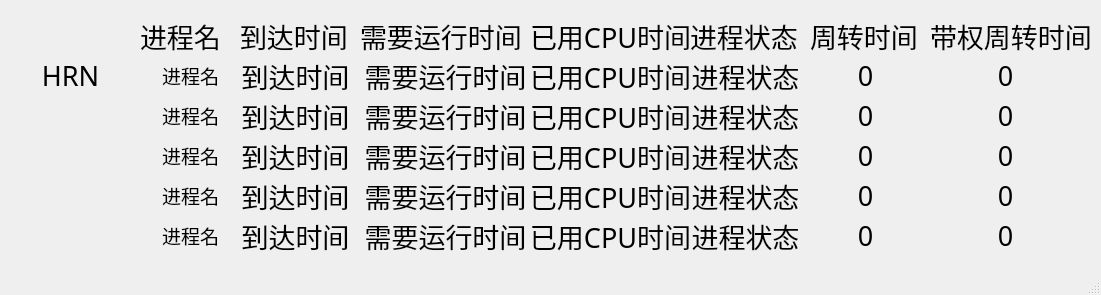
<?xml version="1.0" encoding="UTF-8"?>
<ui version="4.0">
 <class>osystemExperiment_2_2Class</class>
 <widget class="QMainWindow" name="osystemExperiment_2_2Class">
  <property name="geometry">
   <rect>
    <x>0</x>
    <y>0</y>
    <width>1101</width>
    <height>295</height>
   </rect>
  </property>
  <property name="windowTitle">
   <string>osystemExperiment_2_2</string>
  </property>
  <widget class="QWidget" name="centralWidget">
   <widget class="QLabel" name="label_2">
    <property name="geometry">
     <rect>
      <x>140</x>
      <y>20</y>
      <width>101</width>
      <height>31</height>
     </rect>
    </property>
    <property name="font">
     <font>
      <family>宋体</family>
      <pointsize>20</pointsize>
     </font>
    </property>
    <property name="text">
     <string>进程名</string>
    </property>
   </widget>
   <widget class="QLabel" name="label">
    <property name="geometry">
     <rect>
      <x>0</x>
      <y>40</y>
      <width>141</width>
      <height>71</height>
     </rect>
    </property>
    <property name="font">
     <font>
      <family>宋体</family>
      <pointsize>20</pointsize>
     </font>
    </property>
    <property name="text">
     <string>HRN</string>
    </property>
    <property name="alignment">
     <set>Qt::AlignCenter</set>
    </property>
   </widget>
   <widget class="QLabel" name="label_6">
    <property name="geometry">
     <rect>
      <x>690</x>
      <y>20</y>
      <width>111</width>
      <height>31</height>
     </rect>
    </property>
    <property name="font">
     <font>
      <family>宋体</family>
      <pointsize>20</pointsize>
     </font>
    </property>
    <property name="text">
     <string>进程状态</string>
    </property>
   </widget>
   <widget class="QLabel" name="label_workTime_1">
    <property name="geometry">
     <rect>
      <x>530</x>
      <y>60</y>
      <width>161</width>
      <height>31</height>
     </rect>
    </property>
    <property name="font">
     <font>
      <family>宋体</family>
      <pointsize>20</pointsize>
     </font>
    </property>
    <property name="layoutDirection">
     <enum>Qt::LeftToRight</enum>
    </property>
    <property name="text">
     <string>已用CPU时间</string>
    </property>
    <property name="alignment">
     <set>Qt::AlignCenter</set>
    </property>
   </widget>
   <widget class="QLabel" name="label_reachTime_1">
    <property name="geometry">
     <rect>
      <x>240</x>
      <y>60</y>
      <width>111</width>
      <height>31</height>
     </rect>
    </property>
    <property name="font">
     <font>
      <family>宋体</family>
      <pointsize>20</pointsize>
     </font>
    </property>
    <property name="layoutDirection">
     <enum>Qt::LeftToRight</enum>
    </property>
    <property name="text">
     <string>到达时间</string>
    </property>
    <property name="alignment">
     <set>Qt::AlignCenter</set>
    </property>
   </widget>
   <widget class="QLabel" name="label_3">
    <property name="geometry">
     <rect>
      <x>240</x>
      <y>20</y>
      <width>111</width>
      <height>31</height>
     </rect>
    </property>
    <property name="font">
     <font>
      <family>宋体</family>
      <pointsize>20</pointsize>
     </font>
    </property>
    <property name="text">
     <string>到达时间</string>
    </property>
   </widget>
   <widget class="QLabel" name="label_5">
    <property name="geometry">
     <rect>
      <x>530</x>
      <y>20</y>
      <width>161</width>
      <height>31</height>
     </rect>
    </property>
    <property name="font">
     <font>
      <family>宋体</family>
      <pointsize>20</pointsize>
     </font>
    </property>
    <property name="text">
     <string>已用CPU时间</string>
    </property>
   </widget>
   <widget class="QLabel" name="label_name_1">
    <property name="geometry">
     <rect>
      <x>140</x>
      <y>60</y>
      <width>101</width>
      <height>31</height>
     </rect>
    </property>
    <property name="font">
     <font>
      <family>宋体</family>
      <pointsize>14</pointsize>
     </font>
    </property>
    <property name="layoutDirection">
     <enum>Qt::LeftToRight</enum>
    </property>
    <property name="text">
     <string>进程名</string>
    </property>
    <property name="alignment">
     <set>Qt::AlignCenter</set>
    </property>
   </widget>
   <widget class="QLabel" name="label_totalTime_1">
    <property name="geometry">
     <rect>
      <x>360</x>
      <y>60</y>
      <width>171</width>
      <height>31</height>
     </rect>
    </property>
    <property name="font">
     <font>
      <family>宋体</family>
      <pointsize>20</pointsize>
     </font>
    </property>
    <property name="layoutDirection">
     <enum>Qt::LeftToRight</enum>
    </property>
    <property name="text">
     <string>需要运行时间</string>
    </property>
    <property name="alignment">
     <set>Qt::AlignCenter</set>
    </property>
   </widget>
   <widget class="QLabel" name="label_progressStatus_1">
    <property name="geometry">
     <rect>
      <x>690</x>
      <y>60</y>
      <width>111</width>
      <height>31</height>
     </rect>
    </property>
    <property name="font">
     <font>
      <family>宋体</family>
      <pointsize>20</pointsize>
     </font>
    </property>
    <property name="layoutDirection">
     <enum>Qt::LeftToRight</enum>
    </property>
    <property name="text">
     <string>进程状态</string>
    </property>
    <property name="alignment">
     <set>Qt::AlignCenter</set>
    </property>
   </widget>
   <widget class="QLabel" name="label_4">
    <property name="geometry">
     <rect>
      <x>360</x>
      <y>20</y>
      <width>171</width>
      <height>31</height>
     </rect>
    </property>
    <property name="font">
     <font>
      <family>宋体</family>
      <pointsize>20</pointsize>
     </font>
    </property>
    <property name="text">
     <string>需要运行时间</string>
    </property>
   </widget>
   <widget class="QLabel" name="label_reachTime_2">
    <property name="geometry">
     <rect>
      <x>240</x>
      <y>100</y>
      <width>111</width>
      <height>31</height>
     </rect>
    </property>
    <property name="font">
     <font>
      <family>宋体</family>
      <pointsize>20</pointsize>
     </font>
    </property>
    <property name="layoutDirection">
     <enum>Qt::LeftToRight</enum>
    </property>
    <property name="text">
     <string>到达时间</string>
    </property>
    <property name="alignment">
     <set>Qt::AlignCenter</set>
    </property>
   </widget>
   <widget class="QLabel" name="label_totalTime_2">
    <property name="geometry">
     <rect>
      <x>360</x>
      <y>100</y>
      <width>171</width>
      <height>31</height>
     </rect>
    </property>
    <property name="font">
     <font>
      <family>宋体</family>
      <pointsize>20</pointsize>
     </font>
    </property>
    <property name="layoutDirection">
     <enum>Qt::LeftToRight</enum>
    </property>
    <property name="text">
     <string>需要运行时间</string>
    </property>
    <property name="alignment">
     <set>Qt::AlignCenter</set>
    </property>
   </widget>
   <widget class="QLabel" name="label_progressStatus_2">
    <property name="geometry">
     <rect>
      <x>690</x>
      <y>100</y>
      <width>111</width>
      <height>31</height>
     </rect>
    </property>
    <property name="font">
     <font>
      <family>宋体</family>
      <pointsize>20</pointsize>
     </font>
    </property>
    <property name="layoutDirection">
     <enum>Qt::LeftToRight</enum>
    </property>
    <property name="text">
     <string>进程状态</string>
    </property>
    <property name="alignment">
     <set>Qt::AlignCenter</set>
    </property>
   </widget>
   <widget class="QLabel" name="label_workTime_2">
    <property name="geometry">
     <rect>
      <x>530</x>
      <y>100</y>
      <width>161</width>
      <height>31</height>
     </rect>
    </property>
    <property name="font">
     <font>
      <family>宋体</family>
      <pointsize>20</pointsize>
     </font>
    </property>
    <property name="layoutDirection">
     <enum>Qt::LeftToRight</enum>
    </property>
    <property name="text">
     <string>已用CPU时间</string>
    </property>
    <property name="alignment">
     <set>Qt::AlignCenter</set>
    </property>
   </widget>
   <widget class="QLabel" name="label_name_2">
    <property name="geometry">
     <rect>
      <x>140</x>
      <y>100</y>
      <width>101</width>
      <height>31</height>
     </rect>
    </property>
    <property name="font">
     <font>
      <family>宋体</family>
      <pointsize>14</pointsize>
     </font>
    </property>
    <property name="layoutDirection">
     <enum>Qt::LeftToRight</enum>
    </property>
    <property name="text">
     <string>进程名</string>
    </property>
    <property name="alignment">
     <set>Qt::AlignCenter</set>
    </property>
   </widget>
   <widget class="QLabel" name="label_reachTime_3">
    <property name="geometry">
     <rect>
      <x>240</x>
      <y>140</y>
      <width>111</width>
      <height>31</height>
     </rect>
    </property>
    <property name="font">
     <font>
      <family>宋体</family>
      <pointsize>20</pointsize>
     </font>
    </property>
    <property name="layoutDirection">
     <enum>Qt::LeftToRight</enum>
    </property>
    <property name="text">
     <string>到达时间</string>
    </property>
    <property name="alignment">
     <set>Qt::AlignCenter</set>
    </property>
   </widget>
   <widget class="QLabel" name="label_totalTime_3">
    <property name="geometry">
     <rect>
      <x>360</x>
      <y>140</y>
      <width>171</width>
      <height>31</height>
     </rect>
    </property>
    <property name="font">
     <font>
      <family>宋体</family>
      <pointsize>20</pointsize>
     </font>
    </property>
    <property name="layoutDirection">
     <enum>Qt::LeftToRight</enum>
    </property>
    <property name="text">
     <string>需要运行时间</string>
    </property>
    <property name="alignment">
     <set>Qt::AlignCenter</set>
    </property>
   </widget>
   <widget class="QLabel" name="label_progressStatus_3">
    <property name="geometry">
     <rect>
      <x>690</x>
      <y>140</y>
      <width>111</width>
      <height>31</height>
     </rect>
    </property>
    <property name="font">
     <font>
      <family>宋体</family>
      <pointsize>20</pointsize>
     </font>
    </property>
    <property name="layoutDirection">
     <enum>Qt::LeftToRight</enum>
    </property>
    <property name="text">
     <string>进程状态</string>
    </property>
    <property name="alignment">
     <set>Qt::AlignCenter</set>
    </property>
   </widget>
   <widget class="QLabel" name="label_workTime_3">
    <property name="geometry">
     <rect>
      <x>530</x>
      <y>140</y>
      <width>161</width>
      <height>31</height>
     </rect>
    </property>
    <property name="font">
     <font>
      <family>宋体</family>
      <pointsize>20</pointsize>
     </font>
    </property>
    <property name="layoutDirection">
     <enum>Qt::LeftToRight</enum>
    </property>
    <property name="text">
     <string>已用CPU时间</string>
    </property>
    <property name="alignment">
     <set>Qt::AlignCenter</set>
    </property>
   </widget>
   <widget class="QLabel" name="label_name_3">
    <property name="geometry">
     <rect>
      <x>140</x>
      <y>140</y>
      <width>101</width>
      <height>31</height>
     </rect>
    </property>
    <property name="font">
     <font>
      <family>宋体</family>
      <pointsize>14</pointsize>
     </font>
    </property>
    <property name="layoutDirection">
     <enum>Qt::LeftToRight</enum>
    </property>
    <property name="text">
     <string>进程名</string>
    </property>
    <property name="alignment">
     <set>Qt::AlignCenter</set>
    </property>
   </widget>
   <widget class="QLabel" name="label_reachTime_4">
    <property name="geometry">
     <rect>
      <x>240</x>
      <y>180</y>
      <width>111</width>
      <height>31</height>
     </rect>
    </property>
    <property name="font">
     <font>
      <family>宋体</family>
      <pointsize>20</pointsize>
     </font>
    </property>
    <property name="layoutDirection">
     <enum>Qt::LeftToRight</enum>
    </property>
    <property name="text">
     <string>到达时间</string>
    </property>
    <property name="alignment">
     <set>Qt::AlignCenter</set>
    </property>
   </widget>
   <widget class="QLabel" name="label_totalTime_4">
    <property name="geometry">
     <rect>
      <x>360</x>
      <y>180</y>
      <width>171</width>
      <height>31</height>
     </rect>
    </property>
    <property name="font">
     <font>
      <family>宋体</family>
      <pointsize>20</pointsize>
     </font>
    </property>
    <property name="layoutDirection">
     <enum>Qt::LeftToRight</enum>
    </property>
    <property name="text">
     <string>需要运行时间</string>
    </property>
    <property name="alignment">
     <set>Qt::AlignCenter</set>
    </property>
   </widget>
   <widget class="QLabel" name="label_progressStatus_4">
    <property name="geometry">
     <rect>
      <x>690</x>
      <y>180</y>
      <width>111</width>
      <height>31</height>
     </rect>
    </property>
    <property name="font">
     <font>
      <family>宋体</family>
      <pointsize>20</pointsize>
     </font>
    </property>
    <property name="layoutDirection">
     <enum>Qt::LeftToRight</enum>
    </property>
    <property name="text">
     <string>进程状态</string>
    </property>
    <property name="alignment">
     <set>Qt::AlignCenter</set>
    </property>
   </widget>
   <widget class="QLabel" name="label_workTime_4">
    <property name="geometry">
     <rect>
      <x>530</x>
      <y>180</y>
      <width>161</width>
      <height>31</height>
     </rect>
    </property>
    <property name="font">
     <font>
      <family>宋体</family>
      <pointsize>20</pointsize>
     </font>
    </property>
    <property name="layoutDirection">
     <enum>Qt::LeftToRight</enum>
    </property>
    <property name="text">
     <string>已用CPU时间</string>
    </property>
    <property name="alignment">
     <set>Qt::AlignCenter</set>
    </property>
   </widget>
   <widget class="QLabel" name="label_name_4">
    <property name="geometry">
     <rect>
      <x>140</x>
      <y>180</y>
      <width>101</width>
      <height>31</height>
     </rect>
    </property>
    <property name="font">
     <font>
      <family>宋体</family>
      <pointsize>14</pointsize>
     </font>
    </property>
    <property name="layoutDirection">
     <enum>Qt::LeftToRight</enum>
    </property>
    <property name="text">
     <string>进程名</string>
    </property>
    <property name="alignment">
     <set>Qt::AlignCenter</set>
    </property>
   </widget>
   <widget class="QLabel" name="label_reachTime_5">
    <property name="geometry">
     <rect>
      <x>240</x>
      <y>220</y>
      <width>111</width>
      <height>31</height>
     </rect>
    </property>
    <property name="font">
     <font>
      <family>宋体</family>
      <pointsize>20</pointsize>
     </font>
    </property>
    <property name="layoutDirection">
     <enum>Qt::LeftToRight</enum>
    </property>
    <property name="text">
     <string>到达时间</string>
    </property>
    <property name="alignment">
     <set>Qt::AlignCenter</set>
    </property>
   </widget>
   <widget class="QLabel" name="label_totalTime_5">
    <property name="geometry">
     <rect>
      <x>360</x>
      <y>220</y>
      <width>171</width>
      <height>31</height>
     </rect>
    </property>
    <property name="font">
     <font>
      <family>宋体</family>
      <pointsize>20</pointsize>
     </font>
    </property>
    <property name="layoutDirection">
     <enum>Qt::LeftToRight</enum>
    </property>
    <property name="text">
     <string>需要运行时间</string>
    </property>
    <property name="alignment">
     <set>Qt::AlignCenter</set>
    </property>
   </widget>
   <widget class="QLabel" name="label_progressStatus_5">
    <property name="geometry">
     <rect>
      <x>690</x>
      <y>220</y>
      <width>111</width>
      <height>31</height>
     </rect>
    </property>
    <property name="font">
     <font>
      <family>宋体</family>
      <pointsize>20</pointsize>
     </font>
    </property>
    <property name="layoutDirection">
     <enum>Qt::LeftToRight</enum>
    </property>
    <property name="text">
     <string>进程状态</string>
    </property>
    <property name="alignment">
     <set>Qt::AlignCenter</set>
    </property>
   </widget>
   <widget class="QLabel" name="label_workTime_5">
    <property name="geometry">
     <rect>
      <x>530</x>
      <y>220</y>
      <width>161</width>
      <height>31</height>
     </rect>
    </property>
    <property name="font">
     <font>
      <family>宋体</family>
      <pointsize>20</pointsize>
     </font>
    </property>
    <property name="layoutDirection">
     <enum>Qt::LeftToRight</enum>
    </property>
    <property name="text">
     <string>已用CPU时间</string>
    </property>
    <property name="alignment">
     <set>Qt::AlignCenter</set>
    </property>
   </widget>
   <widget class="QLabel" name="label_name_5">
    <property name="geometry">
     <rect>
      <x>140</x>
      <y>220</y>
      <width>101</width>
      <height>31</height>
     </rect>
    </property>
    <property name="font">
     <font>
      <family>宋体</family>
      <pointsize>14</pointsize>
     </font>
    </property>
    <property name="layoutDirection">
     <enum>Qt::LeftToRight</enum>
    </property>
    <property name="text">
     <string>进程名</string>
    </property>
    <property name="alignment">
     <set>Qt::AlignCenter</set>
    </property>
   </widget>
   <widget class="QLabel" name="label_7">
    <property name="geometry">
     <rect>
      <x>810</x>
      <y>20</y>
      <width>111</width>
      <height>31</height>
     </rect>
    </property>
    <property name="font">
     <font>
      <family>宋体</family>
      <pointsize>20</pointsize>
     </font>
    </property>
    <property name="text">
     <string>周转时间</string>
    </property>
   </widget>
   <widget class="QLabel" name="label_8">
    <property name="geometry">
     <rect>
      <x>930</x>
      <y>20</y>
      <width>181</width>
      <height>31</height>
     </rect>
    </property>
    <property name="font">
     <font>
      <family>宋体</family>
      <pointsize>20</pointsize>
     </font>
    </property>
    <property name="text">
     <string>带权周转时间</string>
    </property>
   </widget>
   <widget class="QLabel" name="label_currentTime_1">
    <property name="geometry">
     <rect>
      <x>810</x>
      <y>60</y>
      <width>111</width>
      <height>31</height>
     </rect>
    </property>
    <property name="font">
     <font>
      <family>宋体</family>
      <pointsize>20</pointsize>
     </font>
    </property>
    <property name="layoutDirection">
     <enum>Qt::LeftToRight</enum>
    </property>
    <property name="text">
     <string>0</string>
    </property>
    <property name="alignment">
     <set>Qt::AlignCenter</set>
    </property>
   </widget>
   <widget class="QLabel" name="label_currentTime_2">
    <property name="geometry">
     <rect>
      <x>810</x>
      <y>100</y>
      <width>111</width>
      <height>31</height>
     </rect>
    </property>
    <property name="font">
     <font>
      <family>宋体</family>
      <pointsize>20</pointsize>
     </font>
    </property>
    <property name="layoutDirection">
     <enum>Qt::LeftToRight</enum>
    </property>
    <property name="text">
     <string>0</string>
    </property>
    <property name="alignment">
     <set>Qt::AlignCenter</set>
    </property>
   </widget>
   <widget class="QLabel" name="label_currentTime_3">
    <property name="geometry">
     <rect>
      <x>810</x>
      <y>140</y>
      <width>111</width>
      <height>31</height>
     </rect>
    </property>
    <property name="font">
     <font>
      <family>宋体</family>
      <pointsize>20</pointsize>
     </font>
    </property>
    <property name="layoutDirection">
     <enum>Qt::LeftToRight</enum>
    </property>
    <property name="text">
     <string>0</string>
    </property>
    <property name="alignment">
     <set>Qt::AlignCenter</set>
    </property>
   </widget>
   <widget class="QLabel" name="label_currentTime_4">
    <property name="geometry">
     <rect>
      <x>810</x>
      <y>180</y>
      <width>111</width>
      <height>31</height>
     </rect>
    </property>
    <property name="font">
     <font>
      <family>宋体</family>
      <pointsize>20</pointsize>
     </font>
    </property>
    <property name="layoutDirection">
     <enum>Qt::LeftToRight</enum>
    </property>
    <property name="text">
     <string>0</string>
    </property>
    <property name="alignment">
     <set>Qt::AlignCenter</set>
    </property>
   </widget>
   <widget class="QLabel" name="label_currentTime_5">
    <property name="geometry">
     <rect>
      <x>810</x>
      <y>220</y>
      <width>111</width>
      <height>31</height>
     </rect>
    </property>
    <property name="font">
     <font>
      <family>宋体</family>
      <pointsize>20</pointsize>
     </font>
    </property>
    <property name="layoutDirection">
     <enum>Qt::LeftToRight</enum>
    </property>
    <property name="text">
     <string>0</string>
    </property>
    <property name="alignment">
     <set>Qt::AlignCenter</set>
    </property>
   </widget>
   <widget class="QLabel" name="label_currentTimeWithWeight_1">
    <property name="geometry">
     <rect>
      <x>950</x>
      <y>60</y>
      <width>111</width>
      <height>31</height>
     </rect>
    </property>
    <property name="font">
     <font>
      <family>宋体</family>
      <pointsize>20</pointsize>
     </font>
    </property>
    <property name="layoutDirection">
     <enum>Qt::LeftToRight</enum>
    </property>
    <property name="text">
     <string>0</string>
    </property>
    <property name="alignment">
     <set>Qt::AlignCenter</set>
    </property>
   </widget>
   <widget class="QLabel" name="label_currentTimeWithWeight_2">
    <property name="geometry">
     <rect>
      <x>950</x>
      <y>100</y>
      <width>111</width>
      <height>31</height>
     </rect>
    </property>
    <property name="font">
     <font>
      <family>宋体</family>
      <pointsize>20</pointsize>
     </font>
    </property>
    <property name="layoutDirection">
     <enum>Qt::LeftToRight</enum>
    </property>
    <property name="text">
     <string>0</string>
    </property>
    <property name="alignment">
     <set>Qt::AlignCenter</set>
    </property>
   </widget>
   <widget class="QLabel" name="label_currentTimeWithWeight_3">
    <property name="geometry">
     <rect>
      <x>950</x>
      <y>140</y>
      <width>111</width>
      <height>31</height>
     </rect>
    </property>
    <property name="font">
     <font>
      <family>宋体</family>
      <pointsize>20</pointsize>
     </font>
    </property>
    <property name="layoutDirection">
     <enum>Qt::LeftToRight</enum>
    </property>
    <property name="text">
     <string>0</string>
    </property>
    <property name="alignment">
     <set>Qt::AlignCenter</set>
    </property>
   </widget>
   <widget class="QLabel" name="label_currentTimeWithWeight_4">
    <property name="geometry">
     <rect>
      <x>950</x>
      <y>180</y>
      <width>111</width>
      <height>31</height>
     </rect>
    </property>
    <property name="font">
     <font>
      <family>宋体</family>
      <pointsize>20</pointsize>
     </font>
    </property>
    <property name="layoutDirection">
     <enum>Qt::LeftToRight</enum>
    </property>
    <property name="text">
     <string>0</string>
    </property>
    <property name="alignment">
     <set>Qt::AlignCenter</set>
    </property>
   </widget>
   <widget class="QLabel" name="label_currentTimeWithWeight_5">
    <property name="geometry">
     <rect>
      <x>950</x>
      <y>220</y>
      <width>111</width>
      <height>31</height>
     </rect>
    </property>
    <property name="font">
     <font>
      <family>宋体</family>
      <pointsize>20</pointsize>
     </font>
    </property>
    <property name="layoutDirection">
     <enum>Qt::LeftToRight</enum>
    </property>
    <property name="text">
     <string>0</string>
    </property>
    <property name="alignment">
     <set>Qt::AlignCenter</set>
    </property>
   </widget>
  </widget>
  <widget class="QStatusBar" name="statusBar"/>
 </widget>
 <layoutdefault spacing="6" margin="11"/>
 <resources>
  <include location="osystemExperiment_2_2.qrc"/>
 </resources>
 <connections/>
</ui>
